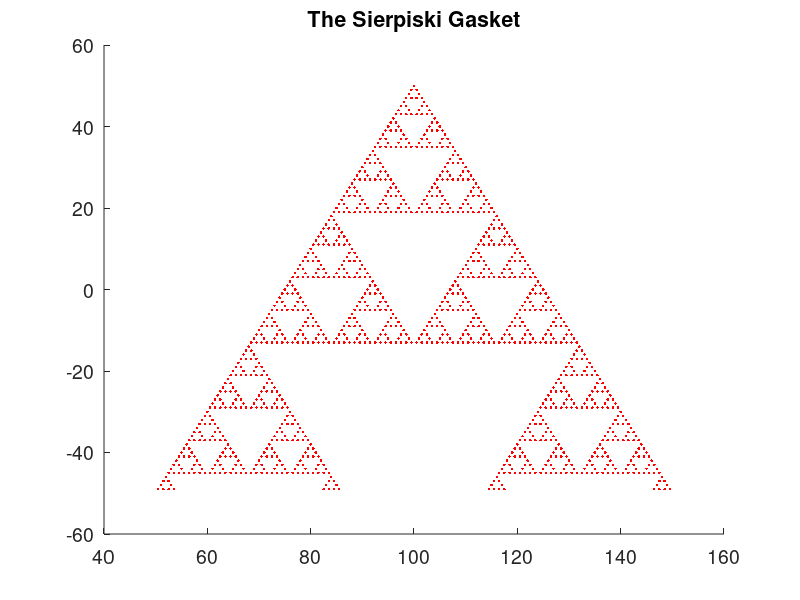

Here is the MATLAB script that generated this plot:
clf;
hold on;
height = 100
for y=0:height-1
    for x=0:y
        if bitand(x,(y-x)) == 0
           plot(x+height-.5*y,height/2-(y),'r.');
       end
    end
end
set(gca,'FontSize',14);
set(gcf,'Color',[1,1,1]);
title('The Sierpiski Gasket');
hold off;
